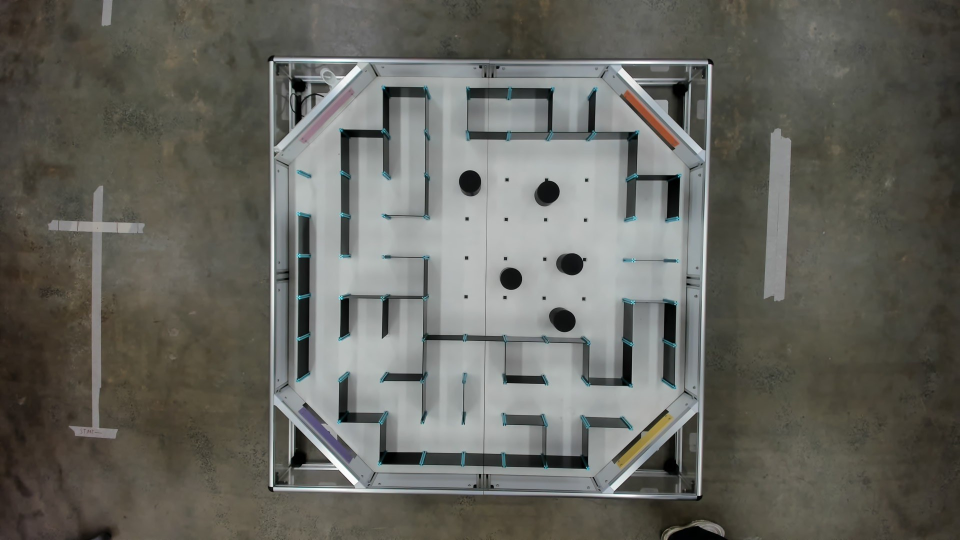
#> input picture data/pic007.jpg, 1920 x 1080 px (shown at 1/2 size)
$ python -i maze_solver.py   (imports and definitions only)
#> lines starting #> are read from the running program, lines starting #| are printed output that depends on the picture; after the words box and inside, x2 and y2 are one past the last pixel; in counts of white or black regions, pixels touching at a corner belong together
#!/usr/bin/env python3
"""
maze_solver.py  -  MTRN3100 Micromouse Maze Solver
===================================================
UPDATE ON ASSESSMENT DAY:
  Set IMAGE_FILE, MANUAL_CORNERS, START_ROW/COL/DIR and GOAL_ROW/COL.
  Start is (row, column, heading); the goal has no required heading.

Maze is 9x9 OCTAGONAL — 12 corner cells are NOT navigable (69 total).
  e.g. Example Start: (1, 5, North)   Example Goal: (7, 2, West)

Output:  warped.png  |  solved_path.png  |  Arduino command string
"""

import cv2
import numpy as np
import math
from collections import deque
from matplotlib import pyplot as plt

# ============================================================
# CONFIGURATION  — UPDATE ON ASSESSMENT DAY
# ============================================================
IMAGE_FILE = "pic007.jpg"

# Tutor gives: (Coord1=row, Coord2=col, Heading)
START_ROW = 0;  START_COL = 4;  START_DIR = 'E'
GOAL_ROW  = 8;  GOAL_COL  = 6
GOAL_DIR  = None  # staff clarification: face the direction used to enter the goal

MAZE_SIZE   = 9
# Assessment maze: 3 blocked squares per corner, 69 navigable squares total.
OCTAGON_CUT = 2

# Per-edge wall detection — more permissive to catch grey & shiny walls
WALL_DARK_THRESH     = 130

# A boundary counts as walled if the dark structure crossing it is at least
# this many pixels thick. Measured on the lab photos: real walls come out
# 3-25 px depending on how side-on the camera sees them, the seam between the
# two floor plates comes out 1-2 px, and open floor comes out 0.
WALL_MIN_THICKNESS_PX = 3
WALL_SCAN_REACH_PX    = 16    # how far either side of the boundary to look

WALL_RATIO_THRESHOLD = 0.25   # (unused; kept so old configs still import)

# Canny edges catch shiny/reflective walls that appear BRIGHT in the image
USE_CANNY  = True
CANNY_LOW  = 80
CANNY_HIGH = 200

OUTPUT_SIZE = 900   # warped image side length in px

# Paste corners here after first run to skip clicking:
MANUAL_CORNERS = None

# ============================================================
# OCTAGON CORNER EXCLUSION
# ============================================================
# [6 lines left out: function is_blocked, not called in this run]

# ============================================================
# GRAPH
# ============================================================
class Graph:
    def __init__(self):
        self.nodes = {}   # nid -> (x, y)
        self.edges = {}   # nid -> {nid: 1}

    def add_node(self, nid, x, y):
        self.nodes[nid] = (x, y)
        self.edges[nid] = {}

    def add_edge(self, a, b):
        self.edges[a][b] = 1
        self.edges[b][a] = 1

# ============================================================
# PERSPECTIVE WARP
# ============================================================
# [80 lines left out: functions _order_pts, warp_image, _cyan_post_centres, _fit_regular_axis, make_grid, not called in this run]

# ============================================================
# WALL MASK  (dark pixels + Canny for shiny walls)
# ============================================================
def make_wall_mask(gray):
    dark = np.uint8(gray < WALL_DARK_THRESH) * 255
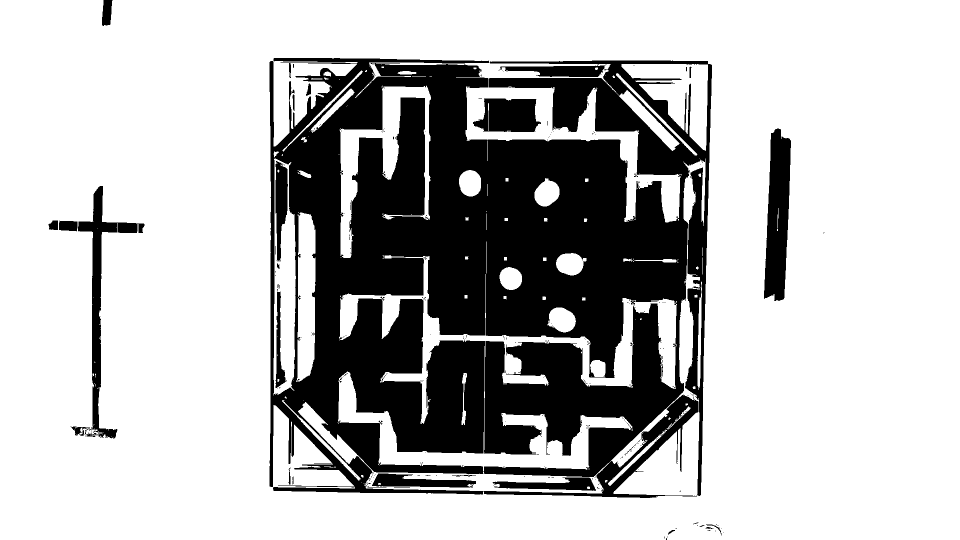
#> dark: shape (1080, 1920) (shown at 1/2 size); 73% white; 298 black regions (271 under 20 px), largest, box (x1, y1, x2, y2) and area: (539, 116, 1424, 996) 509059, (1528, 257, 1582, 602) 13378, (142, 372, 275, 877) 11078
    if not USE_CANNY:
        combined = dark
    else:
        blur = cv2.GaussianBlur(gray, (3, 3), 0)
        edges = cv2.Canny(blur, CANNY_LOW, CANNY_HIGH)
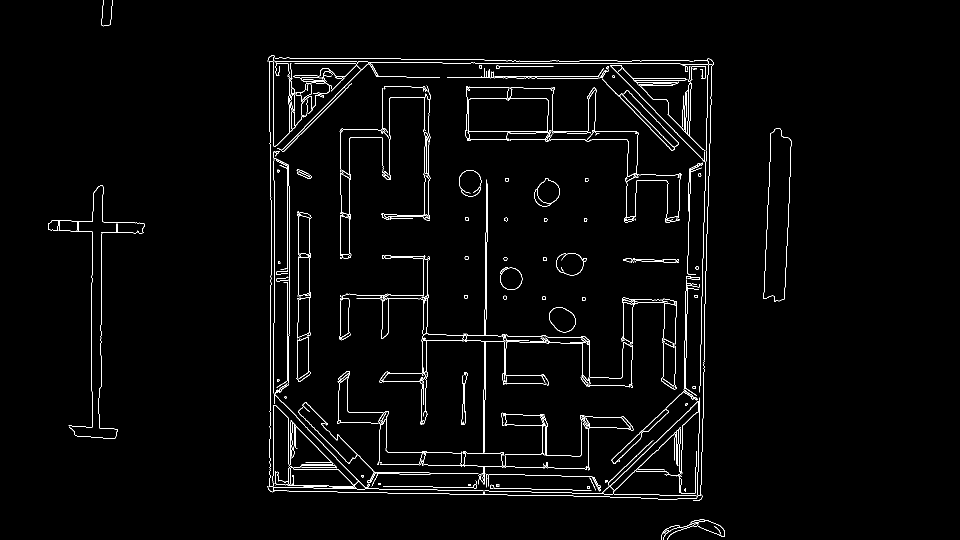
#> edges: shape (1080, 1920) (shown at 1/2 size); 2% white in thin lines or dots, all inside (x1, y1, x2, y2) = (96, 0, 1583, 1080)
        combined = cv2.bitwise_or(dark, edges)
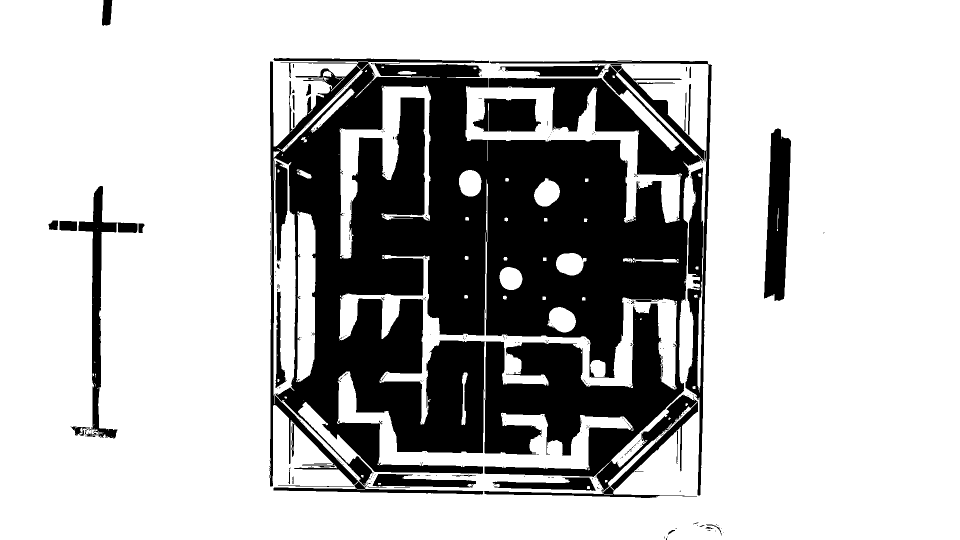
#> combined: shape (1080, 1920) (shown at 1/2 size); 73.7% white; 364 black regions (326 under 20 px)

    # The overhead-camera image can contain a round black puck/marker. It is
    # not a maze wall, but a pixel-only test mistakes it for one when it lies
    # across a cell boundary. Remove compact circular dark blobs; long thin
    # wall contours are deliberately retained.
    contours, _ = cv2.findContours(dark, cv2.RETR_EXTERNAL,
                                   cv2.CHAIN_APPROX_SIMPLE)
#> contours = 1 contour; box (x1, y1, x2, y2) and area: (0, 0, 1920, 1080) 2069668
    for contour in contours:
        area = cv2.contourArea(contour)
        perimeter = cv2.arcLength(contour, True)
        if perimeter == 0 or not (400 <= area <= 6000):
            continue
        x, y, w, h = cv2.boundingRect(contour)
        circularity = 4.0 * math.pi * area / (perimeter * perimeter)
        aspect = w / float(h)
        if 0.65 <= aspect <= 1.55 and circularity >= 0.50:
            cv2.drawContours(combined, [contour], -1, 0, thickness=-1)
#> this loop made 1 pass
#> (area, perimeter) on pass 1: (2069668.5, 6106)
    return combined > 0
#> returned value: shape (1080, 1920) bool; 73.7% white; 364 black regions (326 under 20 px), largest, box (x1, y1, x2, y2) and area: (539, 116, 1424, 996) 494047, (1528, 257, 1582, 602) 13226, (142, 372, 275, 877) 10845

# ============================================================
# WALL DETECTION  (narrow band around cell boundary midpoint)
# ============================================================
# [39 lines left out: function wall_thickness, not called in this run]


def wall_between(mask, x1, y1, x2, y2):
    return wall_thickness(mask, x1, y1, x2, y2) >= WALL_MIN_THICKNESS_PX

# ============================================================
# GRAPH CONSTRUCTION  (skip blocked corner cells)
# ============================================================
# [65 lines left out: functions build_graph, bfs, not called in this run]

# ============================================================
# PATH → ARDUINO COMMANDS
# ============================================================
CW = ['N', 'E', 'S', 'W']

def _dir(a, b, n=MAZE_SIZE):
    dr, dc = b//n - a//n, b%n - a%n
    return 'N' if dr==-1 else 'S' if dr==1 else 'E' if dc==1 else 'W'

# [13 lines left out: function path_to_cmds, not called in this run]

# ============================================================
# VISUALISATION  (cv2 lines, octagonal boundary, shaded corner cells)
# ============================================================
WALL_C  = (0,   0, 200)   # red walls
PATH_C  = (0, 220,   0)   # green path line
DOT_C   = (0, 200,   0)   # green dots on path nodes
S_C     = (0, 255,   0)   # bright green START
G_C     = (0, 215, 255)   # gold GOAL
BLK_C   = (40,  40,  40)  # dark fill for blocked corner cells

# [74 lines left out: function draw_result, not called in this run]

# ============================================================
# ARDUINO HEADER OUTPUT
# ============================================================
DIRNAME = {'N': 'NORTH', 'E': 'EAST', 'S': 'SOUTH', 'W': 'WEST'}


# [96 lines left out: functions write_task41_header, main, not called in this run]

# [2 lines not run here, left out]

>>> import cv2
>>> picture = cv2.imread('../../data/pic007.jpg', cv2.IMREAD_GRAYSCALE)
>>> result = make_wall_mask(picture)

$ run again, on data/pic001.jpg
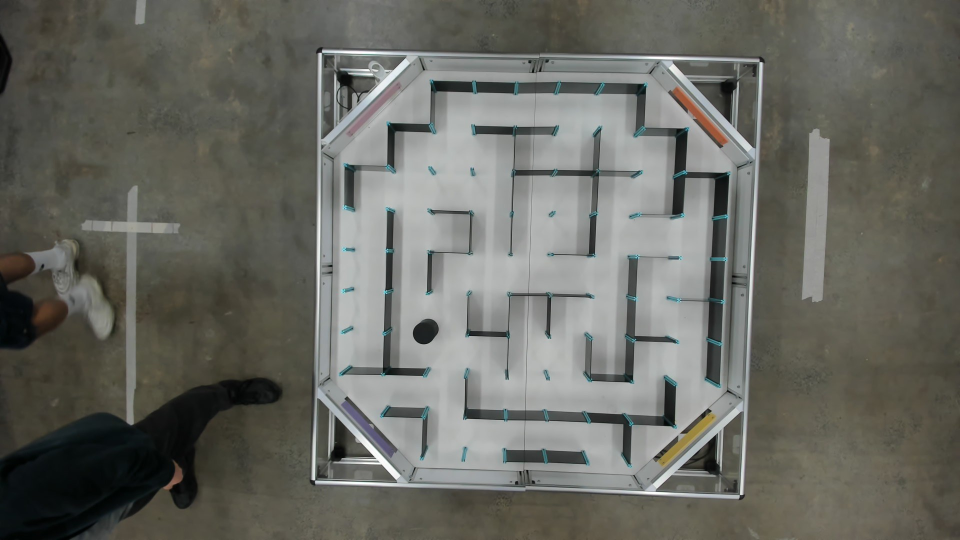
#> input picture data/pic001.jpg, 1920 x 1080 px (shown at 1/2 size)
#> in make_wall_mask, `dark = np.uint8(gray < WALL_DARK_THRESH) * 255`:
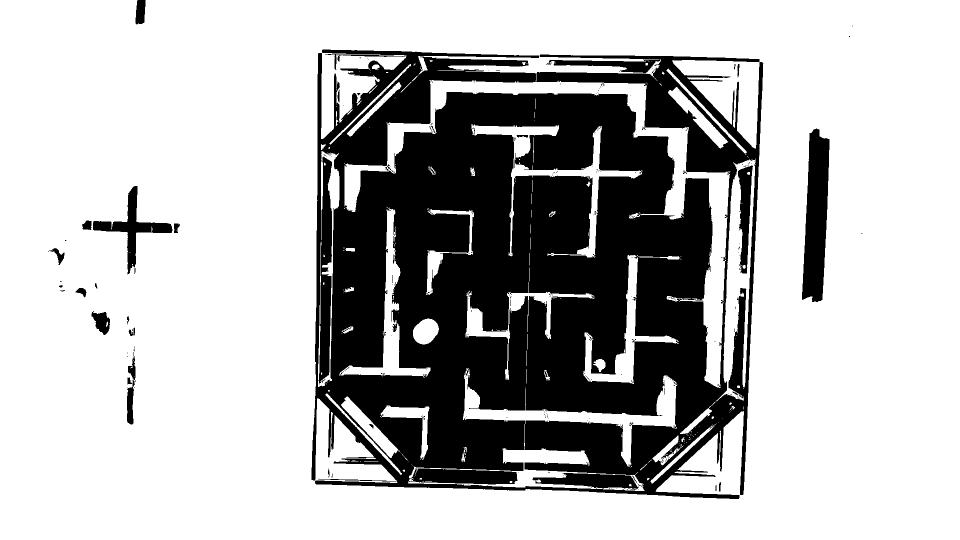
#> dark: shape (1080, 1920) (shown at 1/2 size); 71.8% white; 273 black regions (243 under 20 px), largest, box (x1, y1, x2, y2) and area: (623, 99, 1527, 998) 552644, (1604, 257, 1659, 604) 13598, (186, 372, 345, 549) 5505
#> edges: shape (1080, 1920); 1.9% white in thin lines or dots, all inside (x1, y1, x2, y2) = (47, 94, 1660, 1045)
#> in make_wall_mask, `combined = cv2.bitwise_or(dark, edges)`:
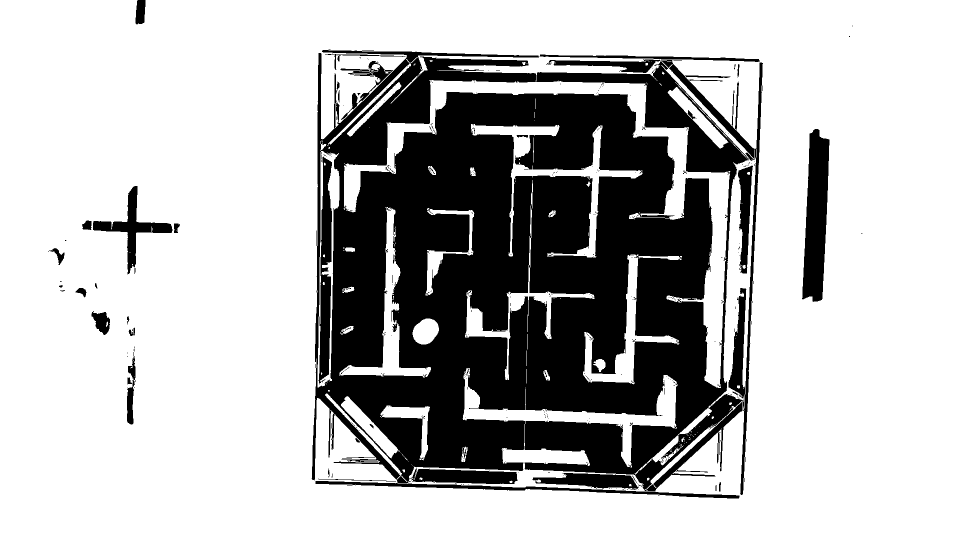
#> combined: shape (1080, 1920) (shown at 1/2 size); 72.6% white; 347 black regions (312 under 20 px)
#> contours = 1 contour; box (x1, y1, x2, y2) and area: (0, 0, 1920, 1080) 2069726
#> the loop in make_wall_mask, `for contour in contours:` made 1 pass
#> (area, perimeter) on pass 1: (2069726, 6094.6)
